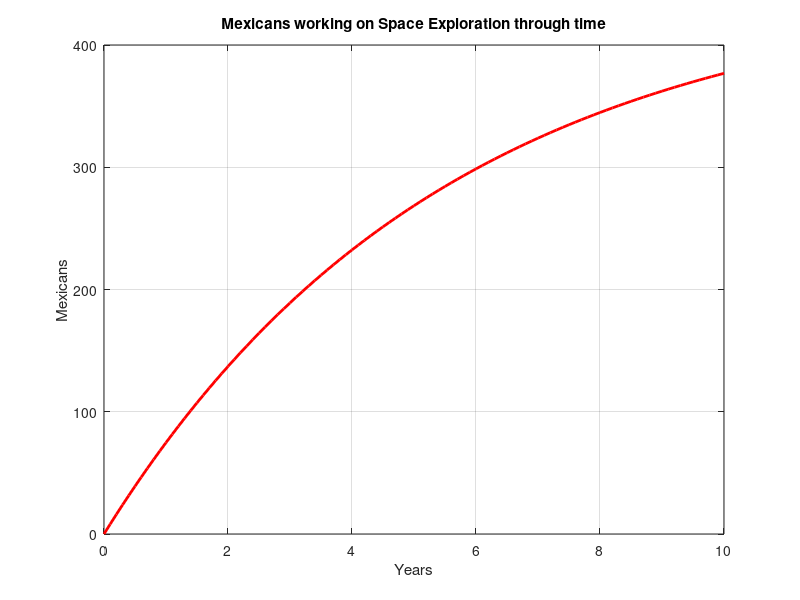

Write MATLAB code to recreate this figure.
clear
clc
close all

%Independent variables
Agencies = true;
NumberOfAgencies = 2;
Average = 2;
AEM = true;

%Dependent variable
MexicansWorking = 0;

%Program variables
ts = 0.1;
tf = 10;
t = 0:ts:tf;
Q = length(t);
points = zeros(1,Q);
Setpoint = 0;
error = 0;
sumError = 0;
Ki = Average*(NumberOfAgencies+1)*0.03;

disp("Beggining Calculations");

if AEM == true && Agencies == false
    Setpoint = round(Average*50*1.5);
elseif Agencies == true && AEM == false
    Setpoint = round(Average*50*(NumberOfAgencies+1));
elseif AEM == true && Agencies == true
    Setpoint = round(Average*50*(NumberOfAgencies+1)*(1+(0.5/(NumberOfAgencies/2))));
else 
    Setpoint = Average*50;
end

for i = 1:Q
    points(i) = sumError;
    error = Setpoint-points(i);
    sumError = sumError + (error*ts*Ki);
end

disp("Calculations Finished");
plot(t, points, 'r-', 'LineWidth',2);
grid on;
xlabel("Years");
ylabel("Mexicans");
title("Mexicans working on Space Exploration through time");